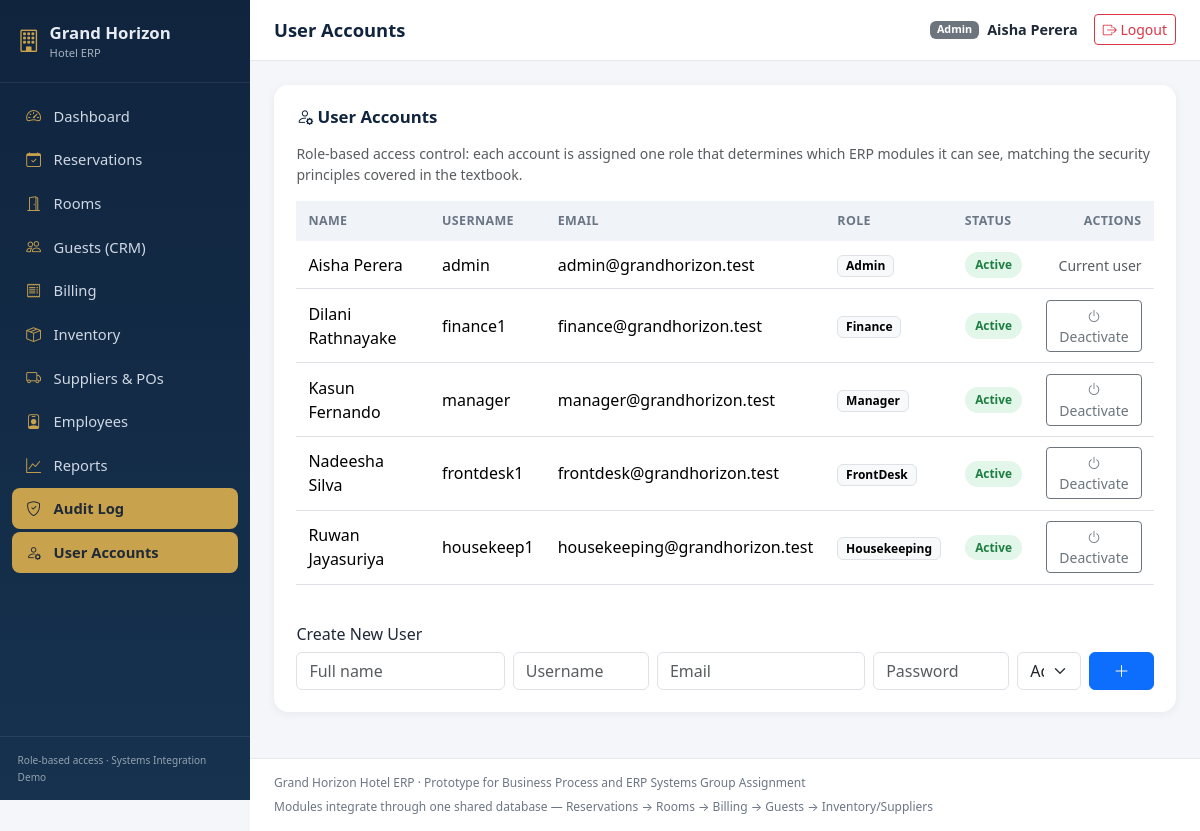
The app's page /modules/users/list.php (signed in) with its own data.
### tables this page shows
CREATE TABLE Roles (
    RoleID       INT AUTO_INCREMENT PRIMARY KEY,
    RoleName     VARCHAR(30) NOT NULL UNIQUE,
    Description  VARCHAR(200) NULL
);

CREATE TABLE Users (
    UserID        INT AUTO_INCREMENT PRIMARY KEY,
    FullName      VARCHAR(100) NOT NULL,
    Email         VARCHAR(120) NOT NULL UNIQUE,
    Username      VARCHAR(50)  NOT NULL UNIQUE,
    PasswordHash  VARCHAR(255) NOT NULL,
    RoleID        INT NOT NULL,
    IsActive      TINYINT(1) NOT NULL DEFAULT 1,
    CreatedAt     DATETIME NOT NULL DEFAULT CURRENT_TIMESTAMP,
    FOREIGN KEY (RoleID) REFERENCES Roles(RoleID)
);

### includes/functions.php (called while the page is built, shortened)
<?php
function basePath(): string
{
    static $base = null;
    if ($base === null) {
        $base = rtrim(str_replace('\\', '/', dirname($_SERVER['SCRIPT_NAME'])), '/');
        if (preg_match('#/modules/[^/]+$#', $base)) {
            $base = preg_replace('#/modules/[^/]+$#', '', $base);
        }
    }
    return $base;
}
function asset(string $path): string
{
    return basePath() . '/assets/' . ltrim($path, '/');
}
function e(?string $value): string
{
    return htmlspecialchars($value ?? '', ENT_QUOTES, 'UTF-8');
}

### includes/auth.php (called while the page is built, shortened)
<?php
require_once __DIR__ . '/../config/db.php';
require_once __DIR__ . '/functions.php';
function currentUser(): array
{
    return [
        'id' => $_SESSION['user_id'] ?? null,
        'name' => $_SESSION['full_name'] ?? null,
        'role' => $_SESSION['role_name'] ?? null,
    ];
}

### modules/users/list.php (the view, shortened to what this page needs)
<?php
require_once __DIR__ . '/../../includes/auth.php';
$pageTitle = 'User Accounts';
$roles = $pdo->query('SELECT * FROM Roles ORDER BY RoleName')->fetchAll();
$users = $pdo->query(
    "SELECT u.*, r.RoleName FROM Users u JOIN Roles r ON r.RoleID = u.RoleID ORDER BY u.FullName"
)->fetchAll();
require __DIR__ . '/../../includes/header.php';
?>
<div class="section-card">
  <h2><i class="bi bi-person-gear"></i> User Accounts</h2>
  <p class="text-muted small">Role-based access control: each account is assigned one role that determines which ERP modules it can see, matching the security principles covered in the textbook.</p>
  <div class="table-responsive mb-4">
    <table class="table erp-table align-middle">
      <thead><tr><th>Name</th><th>Username</th><th>Email</th><th>Role</th><th>Status</th><th class="text-end">Actions</th></tr></thead>
      <tbody>
        <?php foreach ($users as $u): ?>
        <tr>
          <td><?= e($u['FullName']) ?></td>
          <td><?= e($u['Username']) ?></td>
          <td><?= e($u['Email']) ?></td>
          <td><span class="badge text-bg-light border"><?= e($u['RoleName']) ?></span></td>
          <td><?= $u['IsActive'] ? '<span class="status-pill status-Available">Active</span>' : '<span class="status-pill status-Cancelled">Inactive</span>' ?></td>
          <td class="text-end">
            <?php if ((int) $u['UserID'] !== (int) $_SESSION['user_id']): ?>
              <a href="toggle-status.php?id=<?= (int) $u['UserID'] ?>" class="btn btn-sm btn-outline-secondary" data-confirm="<?= $u['IsActive'] ? 'Deactivate' : 'Activate' ?> this account?">
                <i class="bi bi-power"></i> <?= $u['IsActive'] ? 'Deactivate' : 'Activate' ?>
              </a>
            <?php else: ?>
              <span class="text-muted small">Current user</span>
            <?php endif; ?>
          </td>
        </tr>
        <?php endforeach; ?>
      </tbody>
    </table>
  </div>
  <h6>Create New User</h6>
  <form method="post" class="row g-2">
    <div class="col-md-3"><input type="text" name="full_name" class="form-control" placeholder="Full name" required></div>
    <div class="col-md-2"><input type="text" name="username" class="form-control" placeholder="Username" required></div>
    <div class="col-md-3"><input type="email" name="email" class="form-control" placeholder="Email" required></div>
    <div class="col-md-2"><input type="password" name="password" class="form-control" placeholder="Password" required></div>
    <div class="col-md-1">
      <select name="role_id" class="form-select" required>
        <?php foreach ($roles as $r): ?><option value="<?= (int) $r['RoleID'] ?>"><?= e($r['RoleName']) ?></option><?php endforeach; ?>
      </select>
    </div>
    <div class="col-md-1"><button type="submit" class="btn btn-primary w-100"><i class="bi bi-plus-lg"></i></button></div>
  </form>
</div>
<?php require __DIR__ . '/../../includes/footer.php'; ?>

### includes/header.php (shortened to what this page needs)
<?php
$user = currentUser();
?>
<!DOCTYPE html>
<html lang="en">
<head>
<link href="https://cdn.jsdelivr.net/npm/bootstrap@5.3.3/dist/css/bootstrap.min.css" rel="stylesheet">
<link href="https://cdn.jsdelivr.net/npm/bootstrap-icons@1.11.3/font/bootstrap-icons.css" rel="stylesheet">
<link href="<?= asset('css/style.css') ?>" rel="stylesheet">
</head>
<body>
<div class="app-shell">
  <?php require __DIR__ . '/sidebar.php'; ?>
  <div class="app-main">
    <header class="app-topbar">
      <h1 class="app-topbar-title"><?= e($pageTitle ?? 'Dashboard') ?></h1>
      <div class="app-topbar-user">
        <span class="badge text-bg-secondary"><?= e($user['role']) ?></span>
        <span class="app-topbar-name"><?= e($user['name']) ?></span>
        <a href="<?= basePath() ?>/logout.php" class="btn btn-sm btn-outline-danger ms-2">
          <i class="bi bi-box-arrow-right"></i> Logout
        </a>
      </div>
    </header>
    <main class="app-content">

### assets/css/style.css (style rules this page uses)
:root { --brand-navy: #10243e; --brand-navy-light: #16324f; --brand-gold: #c8a24d; --brand-gold-dark: #a9803a; --bg-app: #f4f6f9; --text-muted: #6b7685; --card-radius: 0.9rem; }
* { box-sizing: border-box; }
body { background: var(--bg-app); font-family: 'Segoe UI', system-ui, -apple-system, sans-serif; color: #1f2937; }
.app-shell { display: flex; min-height: 100vh; }
.app-main { flex: 1; display: flex; flex-direction: column; min-width: 0; }
.app-topbar { display: flex; align-items: center; gap: 1rem; background: #fff; padding: 0.9rem 1.5rem; border-bottom: 1px solid #e5e9ef; position: sticky; top: 0; z-index: 10; }
.app-topbar-title { font-size: 1.15rem; font-weight: 700; margin: 0; flex: 1; color: var(--brand-navy); }
.app-topbar-user { display: flex; align-items: center; gap: 0.5rem; font-size: 0.9rem; }
.app-topbar-name { font-weight: 600; }
.app-content { padding: 1.5rem; flex: 1; }
.section-card { background: #fff; border-radius: var(--card-radius); box-shadow: 0 2px 10px rgba(16,36,62,0.06); padding: 1.4rem; margin-bottom: 1.4rem; }
.section-card h2 { font-size: 1.05rem; font-weight: 700; color: var(--brand-navy); margin-bottom: 1rem; }
table.erp-table thead th { background: #f0f3f8; font-size: 0.78rem; text-transform: uppercase; letter-spacing: 0.03em; color: var(--text-muted); border-bottom: none; }
table.erp-table td, table.erp-table th { vertical-align: middle; padding: 0.65rem 0.75rem; }
.status-pill { padding: 0.25rem 0.65rem; border-radius: 999px; font-size: 0.74rem; font-weight: 600; display: inline-block; }
.status-Available, .status-Paid, .status-CheckedOut, .status-Received, .status-Approved { background: #e3f6ea; color: #1e7e42; }

### records on screen
roles: RoleName "Admin"
users: FullName "Aisha Perera", Username "admin", Email "admin@grandhorizon.test", RoleID.RoleName "Admin", IsActive "Active", shows "Current user"
users: FullName "Dilani Rathnayake", Username "finance1", Email "finance@grandhorizon.test", RoleID.RoleName "Finance", IsActive "Active"
users: FullName "Kasun Fernando", Username "manager", Email "manager@grandhorizon.test", RoleID.RoleName "Manager", IsActive "Active"
users: FullName "Nadeesha Silva", Username "frontdesk1", Email "frontdesk@grandhorizon.test", RoleID.RoleName "FrontDesk", IsActive "Active"
users: FullName "Ruwan Jayasuriya", Username "housekeep1", Email "housekeeping@grandhorizon.test", RoleID.RoleName "Housekeeping", IsActive "Active"

### other values on screen
$item['label'] "Dashboard"
$item['label'] "Reservations"
$item['label'] "Rooms"
$item['label'] "Guests (CRM)"
$item['label'] "Billing"
$item['label'] "Inventory"
$item['label'] "Suppliers & POs"
$item['label'] "Employees"
$item['label'] "Reports"
$item['label'] "Audit Log"
$item['label'] "User Accounts"
$pageTitle "User Accounts"
form field role_id "Admin"
